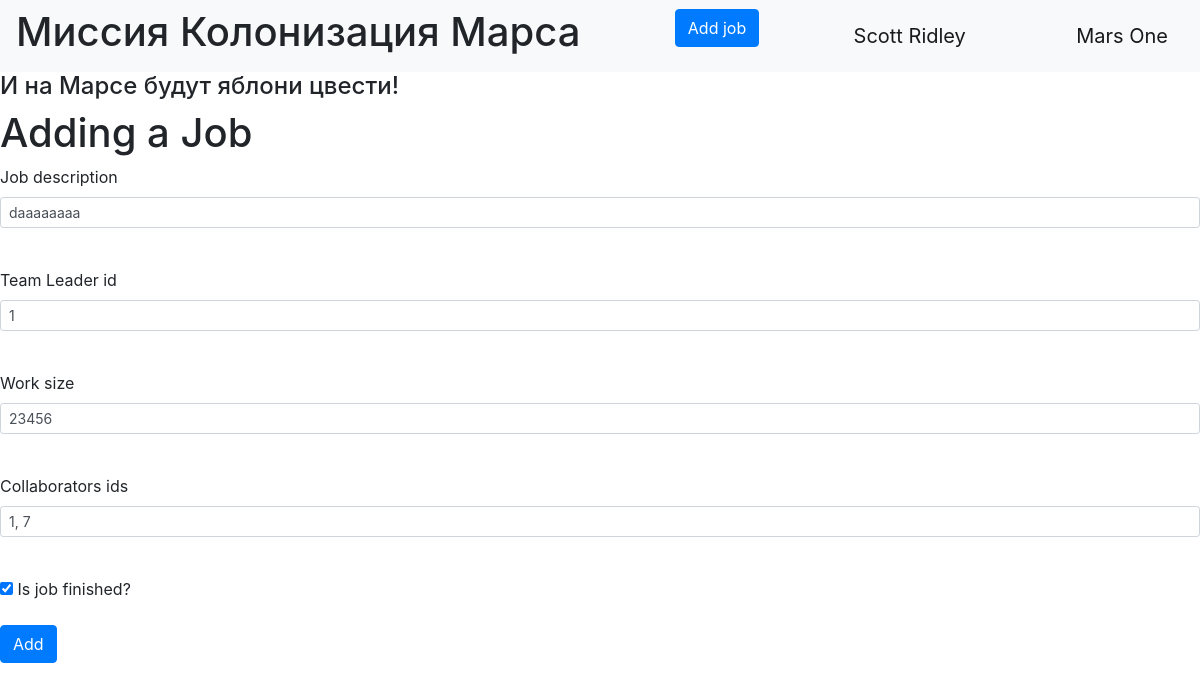
The app's page /editjob/9 (signed in), older data.
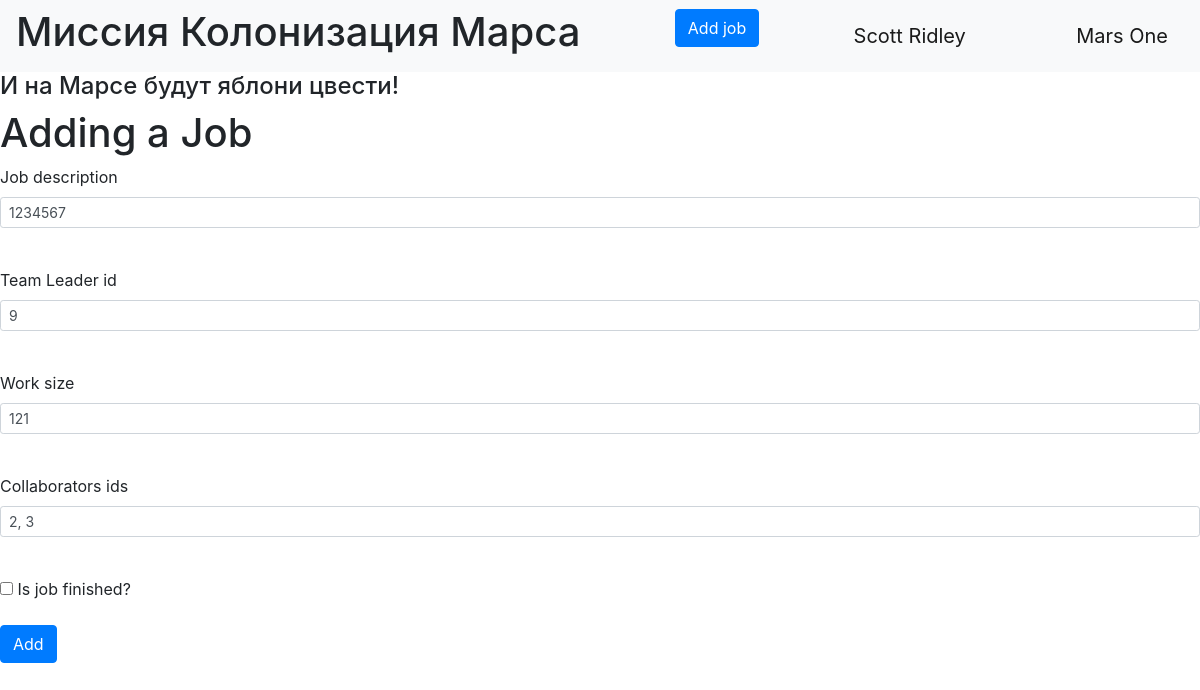
The same page, newer data.
### data/jobs.py (models this page shows)
class Jobs(SqlAlchemyBase, SerializerMixin):
    __tablename__ = 'jobs'
    id = sqlalchemy.Column(sqlalchemy.Integer,
                           primary_key=True, autoincrement=True)
    team_leader = sqlalchemy.Column(sqlalchemy.Integer,
                                    sqlalchemy.ForeignKey("users.id"))
    job = sqlalchemy.Column(sqlalchemy.String, nullable=True)
    work_size = sqlalchemy.Column(sqlalchemy.Integer, nullable=True)
    collaborators = sqlalchemy.Column(sqlalchemy.String, nullable=True)
    start_date = sqlalchemy.Column(sqlalchemy.DateTime, default=datetime.datetime.now)
    end_date = sqlalchemy.Column(sqlalchemy.DateTime)
    is_finished = sqlalchemy.Column(sqlalchemy.Boolean, default=True)

### main_old.py (the view, shortened to what this page needs)
@app.route('/editjob/<int:id>', methods=['GET', 'POST'])
@login_required
def editjob(id):
    db_session.global_init('db/blogs.db')
    db_sess = db_session.create_session()
    form = AddJobForm()
    if request.method == "GET":
        db_sess = db_session.create_session()
        job = db_sess.query(Jobs).filter(Jobs.id == id,
                                         (Jobs.team_leader == current_user.id) | (current_user.id == 1)
                                         ).first()
        if job:
            form.job.data = job.job
            form.teamleader_id.data = job.team_leader
            form.work_size.data = job.work_size
            form.collaborators.data = job.collaborators
            form.is_finished.data = job.is_finished
        else:
            abort(404)
    return render_template('add_job.html',
                           title='Edit job',
                           form=form
                           )

### addjobs_form.py
class AddJobForm(FlaskForm):
    teamleader_id = IntegerField('Team Leader id', validators=[DataRequired()])
    job = StringField('Job description', validators=[DataRequired()])
    work_size = IntegerField('Work size', validators=[DataRequired()])
    collaborators = StringField('Collaborators ids', validators=[DataRequired()])
    is_finished = BooleanField('Is job finished?')
    submit = SubmitField('Add')

### data/db_session.py (called while the page is built, shortened)
def global_init(db_file):
    global __factory
    if __factory:
        return

def create_session() -> Session:
    global __factory
    return __factory()

### main_old.py (called while the page is built)
@login_manager.user_loader
def load_user(user_id):
    db_sess = db_session.create_session()
    return db_sess.query(User).get(user_id)

### templates/add_job.html (shortened to what this page needs)
{% extends "base.html" %}
{% block content %}
    <div class="add_job">
        <h1>Adding a Job</h1>
        <form action="" method="post">
            <p>
                {{ form.job.label }}<br>
                {{ form.job(class="form-control form-control-sm") }}<br>
            </p>
            <p>
                {{ form.teamleader_id.label }}<br>
                {{ form.teamleader_id(class="form-control form-control-sm") }}<br>
            </p>
            <p>
                {{ form.work_size.label }}<br>
                {{ form.work_size(class="form-control form-control-sm") }}<br>
            </p>
            <p>
                {{ form.collaborators.label }}<br>
                {{ form.collaborators(class="form-control form-control-sm") }}<br>
            </p>
            <p>{{ form.is_finished() }} {{ form.is_finished.label }}</p>
            <p>{{ form.submit(type="submit", class="btn btn-primary") }}</p>
        </form>
    </div>
{% endblock %}
{% block style_block %}
    <link rel="stylesheet" type="text/css" href={{style}} />
{% endblock %}

Row changes from the older to the newer data that the page shows:
changed Jobs: job "daaaaaaaa" → "1234567"; work_size "23456" → "121"; collaborators "1, 7" → "2, 3"; is_finished "☑" → "☐"
Text that changed along with them:
form field teamleader_id: "1" → "9"
